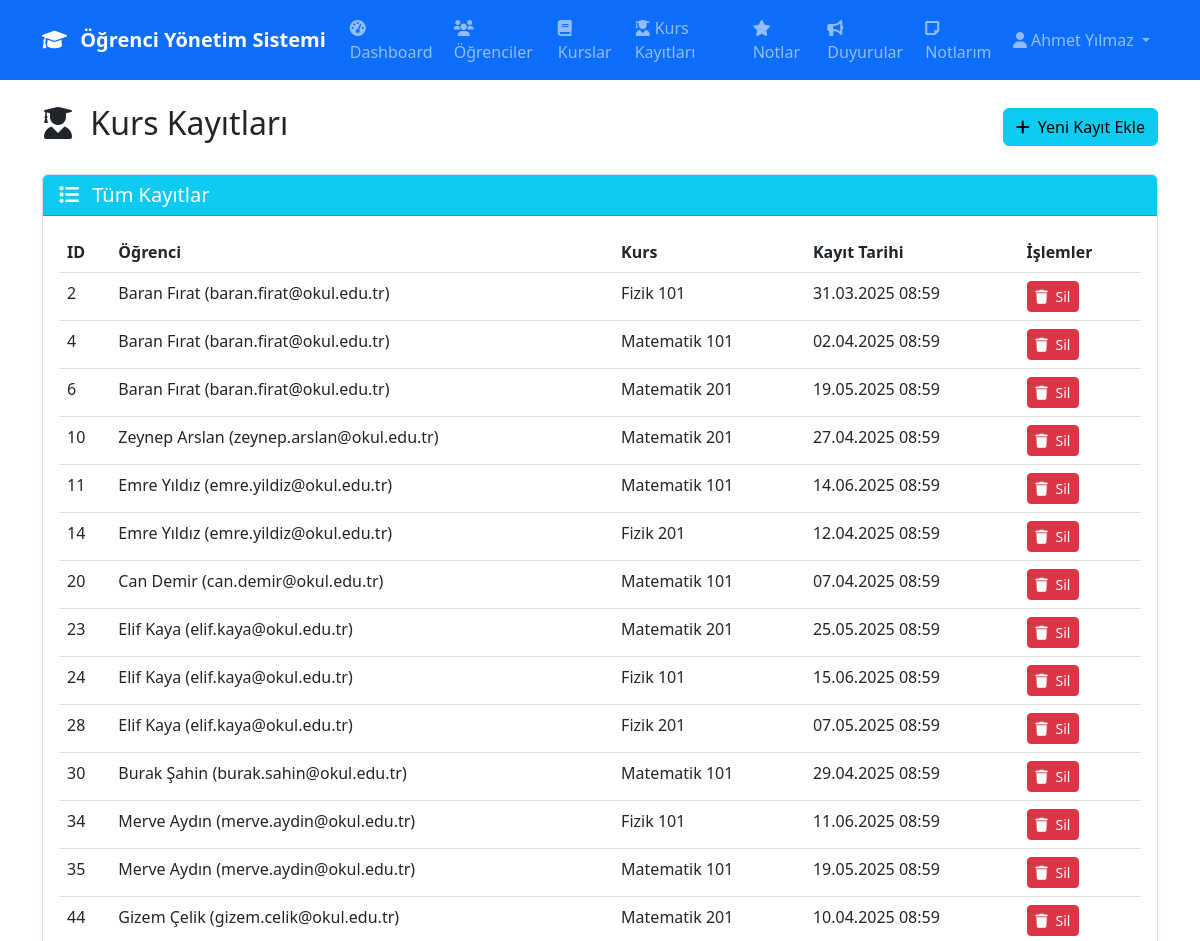
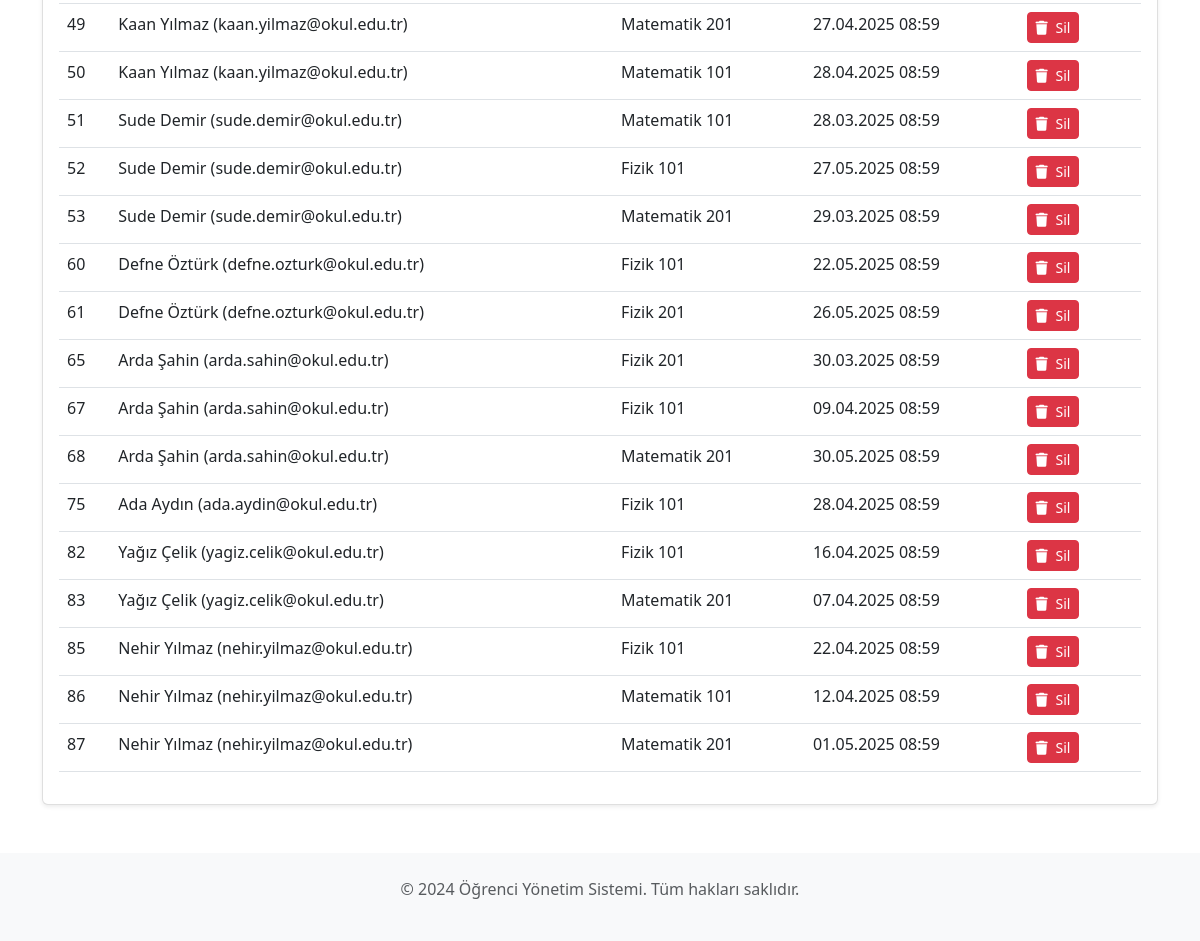
/teacher/enrollments (signed in), run on the app's committed database (2 pictures, top to bottom).
### models.py (models this page shows, shortened)
class User(UserMixin, db.Model):
    __tablename__ = 'users'
    id = db.Column(db.Integer, primary_key=True)
    name = db.Column(db.String(100), nullable=False)
    email = db.Column(db.String(120), unique=True, nullable=False)
    password_hash = db.Column(db.String(255), nullable=False)
    role = db.Column(db.Enum('student', 'teacher'), nullable=False)
    created_at = db.Column(db.DateTime, default=datetime.utcnow)
    courses_taught = db.relationship('Course', backref='teacher', lazy=True)
    enrollments = db.relationship('Enrollment', backref='student', lazy=True, cascade='all, delete-orphan')
    grades = db.relationship('Grade', backref='student', lazy=True, cascade='all, delete-orphan')
    notes = db.relationship('Note', backref='user', lazy=True, cascade='all, delete-orphan')
    announcements = db.relationship('Announcement', backref='author', lazy=True, cascade='all, delete-orphan')

class Enrollment(db.Model):
    __tablename__ = 'enrollments'
    id = db.Column(db.Integer, primary_key=True)
    student_id = db.Column(db.Integer, db.ForeignKey('users.id'), nullable=False)
    course_id = db.Column(db.Integer, db.ForeignKey('courses.id'), nullable=False)
    enrolled_at = db.Column(db.DateTime, default=datetime.utcnow)
    __table_args__ = (db.UniqueConstraint('student_id', 'course_id', name='unique_enrollment'),)

class Course(db.Model):
    __tablename__ = 'courses'
    id = db.Column(db.Integer, primary_key=True)
    name = db.Column(db.String(100), nullable=False)
    description = db.Column(db.Text)
    teacher_id = db.Column(db.Integer, db.ForeignKey('users.id'), nullable=False)
    created_at = db.Column(db.DateTime, default=datetime.utcnow)
    enrollments = db.relationship('Enrollment', backref='course', lazy=True, cascade='all, delete-orphan')
    grades = db.relationship('Grade', backref='course', lazy=True, cascade='all, delete-orphan')

### routes.py (the view)
    @app.route('/teacher/enrollments')
    @login_required
    @teacher_required
    def manage_enrollments():
        enrollments = Enrollment.query.join(Course).filter(Course.teacher_id == current_user.id).all()
        students = User.query.filter_by(role='student').all()
        courses = Course.query.filter_by(teacher_id=current_user.id).all()
        return render_template('teacher/enrollments.html', enrollments=enrollments, students=students, courses=courses)

### app.py (called while the page is built)
def create_app():
    app = Flask(__name__)
    app.config.from_object(Config)
    db.init_app(app)
    login_manager = LoginManager()
    login_manager.init_app(app)
    login_manager.login_view = 'login'
    login_manager.login_message = 'Bu sayfaya erişmek için giriş yapmalısınız.'
    login_manager.login_message_category = 'info'
    @login_manager.user_loader
    def load_user(user_id):
        return User.query.get(int(user_id))
    init_routes(app)
    @app.errorhandler(403)
    def forbidden(error):
        return render_template('errors/403.html'), 403
    @app.errorhandler(404)
    def not_found(error):
        return render_template('errors/404.html'), 404
    return app

### routes.py (called while the page is built)
def teacher_required(f):
    @wraps(f)
    def decorated_function(*args, **kwargs):
        if not current_user.is_authenticated or current_user.role != 'teacher':
            abort(403)
        return f(*args, **kwargs)
    return decorated_function

### templates/teacher/enrollments.html (shortened to what this page needs)
{% extends "base.html" %}
{% block content %}
<div class="row">
    <div class="col-12">
        <div class="d-flex justify-content-between align-items-center mb-4">
            <h2>
                <i class="fas fa-user-graduate me-2"></i>
                Kurs Kayıtları
            </h2>
            <a href="{{ url_for('add_enrollment') }}" class="btn btn-info">
                <i class="fas fa-plus me-1"></i>
                Yeni Kayıt Ekle
            </a>
        </div>
    </div>
</div>
<div class="row">
    <div class="col-12">
        <div class="card">
            <div class="card-header bg-info text-white">
                <h5 class="mb-0">
                    <i class="fas fa-list me-2"></i>
                    Tüm Kayıtlar
                </h5>
            </div>
            <div class="card-body">
                {% if enrollments %}
                <div class="table-responsive">
                    <table class="table table-hover">
                        <thead>
                            <tr>
                                <th>ID</th>
                                <th>Öğrenci</th>
                                <th>Kurs</th>
                                <th>Kayıt Tarihi</th>
                                <th>İşlemler</th>
                            </tr>
                        </thead>
                        <tbody>
                            {% for enrollment in enrollments %}
                            <tr>
                                <td>{{ enrollment.id }}</td>
                                <td>{{ enrollment.student.name }} ({{ enrollment.student.email }})</td>
                                <td>{{ enrollment.course.name }}</td>
                                <td>{{ enrollment.enrolled_at.strftime('%d.%m.%Y %H:%M') }}</td>
                                <td>
                                    <button type="button" class="btn btn-danger btn-sm"
                                            data-bs-toggle="modal"
                                            data-bs-target="#deleteModal{{ enrollment.id }}">
                                        <i class="fas fa-trash me-1"></i>
                                        Sil
                                    </button>
                                </td>
                            </tr>
                            {% endfor %}
                        </tbody>
                    </table>
                </div>
                {% endif %}
            </div>
        </div>
    </div>
</div>
{% endblock %}

### templates/base.html (shortened to what this page needs)
<!DOCTYPE html>
<html lang="tr">
<head>
    <link href="https://cdn.jsdelivr.net/npm/bootstrap@5.3.0/dist/css/bootstrap.min.css" rel="stylesheet">
    <link href="https://cdnjs.cloudflare.com/ajax/libs/font-awesome/6.0.0/css/all.min.css" rel="stylesheet">
</head>
<body>
    <nav class="navbar navbar-expand-lg navbar-dark bg-primary">
        <div class="container">
            <a class="navbar-brand" href="{{ url_for('index') }}">
                <i class="fas fa-graduation-cap me-2"></i>
                Öğrenci Yönetim Sistemi
            </a>
            {% if current_user.is_authenticated %}
            <div class="collapse navbar-collapse" id="navbarNav">
                <ul class="navbar-nav me-auto">
                    {% if current_user.role == 'teacher' %}
                    <li class="nav-item">
                        <a class="nav-link" href="{{ url_for('teacher_dashboard') }}">
                            <i class="fas fa-tachometer-alt me-1"></i>Dashboard
                        </a>
                    </li>
                    <li class="nav-item">
                        <a class="nav-link" href="{{ url_for('manage_students') }}">
                            <i class="fas fa-users me-1"></i>Öğrenciler
                        </a>
                    </li>
                    <li class="nav-item">
                        <a class="nav-link" href="{{ url_for('manage_courses') }}">
                            <i class="fas fa-book me-1"></i>Kurslar
                        </a>
                    </li>
                    <li class="nav-item">
                        <a class="nav-link" href="{{ url_for('manage_enrollments') }}">
                            <i class="fas fa-user-graduate me-1"></i>Kurs Kayıtları
                        </a>
                    </li>
                    <li class="nav-item">
                        <a class="nav-link" href="{{ url_for('manage_grades') }}">
                            <i class="fas fa-star me-1"></i>Notlar
                        </a>
                    </li>
                    <li class="nav-item">
                        <a class="nav-link" href="{{ url_for('manage_announcements') }}">
                            <i class="fas fa-bullhorn me-1"></i>Duyurular
                        </a>
                    </li>
                    {% endif %}
                    <li class="nav-item">
                        <a class="nav-link" href="{{ url_for('manage_notes') }}">
                            <i class="fas fa-sticky-note me-1"></i>Notlarım
                        </a>
                    </li>
                </ul>
                <ul class="navbar-nav">
                    <li class="nav-item dropdown">
                        <a class="nav-link dropdown-toggle" href="#" id="navbarDropdown" role="button" data-bs-toggle="dropdown">
                            <i class="fas fa-user me-1"></i>{{ current_user.name }}
                        </a>
                    </li>
                </ul>
            </div>
            {% endif %}
        </div>
    </nav>
    <main class="container mt-4">
        {% block content %}{% endblock %}
    </main>
    <footer class="bg-light text-center text-muted py-4 mt-5">
        <div class="container">
            <p>&copy; 2024 Öğrenci Yönetim Sistemi. Tüm hakları saklıdır.</p>
        </div>
    </footer>
</body>
</html>

### templates/base.html (style rules this page uses)
.navbar-brand { font-weight: bold; }
.card { box-shadow: 0 0.125rem 0.25rem rgba(0, 0, 0, 0.075); border: 1px solid rgba(0, 0, 0, 0.125); }

### data on the page
User: name "Ahmet Yılmaz"
Enrollment: id "2", student.name "Baran Fırat", student.email "baran.firat@okul.edu.tr", course.name "Fizik 101", enrolled_at "31.03.2025 08:59"
Enrollment: id "4", student.name "Baran Fırat", student.email "baran.firat@okul.edu.tr", course.name "Matematik 101", enrolled_at "02.04.2025 08:59"
Enrollment: id "6", student.name "Baran Fırat", student.email "baran.firat@okul.edu.tr", course.name "Matematik 201", enrolled_at "19.05.2025 08:59"
Enrollment: id "10", student.name "Zeynep Arslan", student.email "zeynep.arslan@okul.edu.tr", course.name "Matematik 201", enrolled_at "27.04.2025 08:59"
Enrollment: id "11", student.name "Emre Yıldız", student.email "emre.yildiz@okul.edu.tr", course.name "Matematik 101", enrolled_at "14.06.2025 08:59"
Enrollment: id "14", student.name "Emre Yıldız", student.email "emre.yildiz@okul.edu.tr", course.name "Fizik 201", enrolled_at "12.04.2025 08:59"
Enrollment: id "20", student.name "Can Demir", student.email "can.demir@okul.edu.tr", course.name "Matematik 101", enrolled_at "07.04.2025 08:59"
Enrollment: id "23", student.name "Elif Kaya", student.email "elif.kaya@okul.edu.tr", course.name "Matematik 201", enrolled_at "25.05.2025 08:59"
Enrollment: id "24", student.name "Elif Kaya", student.email "elif.kaya@okul.edu.tr", course.name "Fizik 101", enrolled_at "15.06.2025 08:59"
Enrollment: id "28", student.name "Elif Kaya", student.email "elif.kaya@okul.edu.tr", course.name "Fizik 201", enrolled_at "07.05.2025 08:59"
Enrollment: id "30", student.name "Burak Şahin", student.email "burak.sahin@okul.edu.tr", course.name "Matematik 101", enrolled_at "29.04.2025 08:59"
Enrollment: id "34", student.name "Merve Aydın", student.email "merve.aydin@okul.edu.tr", course.name "Fizik 101", enrolled_at "11.06.2025 08:59"
Enrollment: id "35", student.name "Merve Aydın", student.email "merve.aydin@okul.edu.tr", course.name "Matematik 101", enrolled_at "19.05.2025 08:59"
Enrollment: id "44", student.name "Gizem Çelik", student.email "gizem.celik@okul.edu.tr", course.name "Matematik 201", enrolled_at "10.04.2025 08:59"
Enrollment: id "49", student.name "Kaan Yılmaz", student.email "kaan.yilmaz@okul.edu.tr", course.name "Matematik 201", enrolled_at "27.04.2025 08:59"
Enrollment: id "50", student.name "Kaan Yılmaz", student.email "kaan.yilmaz@okul.edu.tr", course.name "Matematik 101", enrolled_at "28.04.2025 08:59"
Enrollment: id "51", student.name "Sude Demir", student.email "sude.demir@okul.edu.tr", course.name "Matematik 101", enrolled_at "28.03.2025 08:59"
Enrollment: id "52", student.name "Sude Demir", student.email "sude.demir@okul.edu.tr", course.name "Fizik 101", enrolled_at "27.05.2025 08:59"
Enrollment: id "53", student.name "Sude Demir", student.email "sude.demir@okul.edu.tr", course.name "Matematik 201", enrolled_at "29.03.2025 08:59"
Enrollment: id "60", student.name "Defne Öztürk", student.email "defne.ozturk@okul.edu.tr", course.name "Fizik 101", enrolled_at "22.05.2025 08:59"
Enrollment: id "61", student.name "Defne Öztürk", student.email "defne.ozturk@okul.edu.tr", course.name "Fizik 201", enrolled_at "26.05.2025 08:59"
Enrollment: id "65", student.name "Arda Şahin", student.email "arda.sahin@okul.edu.tr", course.name "Fizik 201", enrolled_at "30.03.2025 08:59"
Enrollment: id "67", student.name "Arda Şahin", student.email "arda.sahin@okul.edu.tr", course.name "Fizik 101", enrolled_at "09.04.2025 08:59"
Enrollment: id "68", student.name "Arda Şahin", student.email "arda.sahin@okul.edu.tr", course.name "Matematik 201", enrolled_at "30.05.2025 08:59"
Enrollment: id "75", student.name "Ada Aydın", student.email "ada.aydin@okul.edu.tr", course.name "Fizik 101", enrolled_at "28.04.2025 08:59"
Enrollment: id "82", student.name "Yağız Çelik", student.email "yagiz.celik@okul.edu.tr", course.name "Fizik 101", enrolled_at "16.04.2025 08:59"
Enrollment: id "83", student.name "Yağız Çelik", student.email "yagiz.celik@okul.edu.tr", course.name "Matematik 201", enrolled_at "07.04.2025 08:59"
Enrollment: id "85", student.name "Nehir Yılmaz", student.email "nehir.yilmaz@okul.edu.tr", course.name "Fizik 101", enrolled_at "22.04.2025 08:59"
Enrollment: id "86", student.name "Nehir Yılmaz", student.email "nehir.yilmaz@okul.edu.tr", course.name "Matematik 101", enrolled_at "12.04.2025 08:59"
Enrollment: id "87", student.name "Nehir Yılmaz", student.email "nehir.yilmaz@okul.edu.tr", course.name "Matematik 201", enrolled_at "01.05.2025 08:59"
